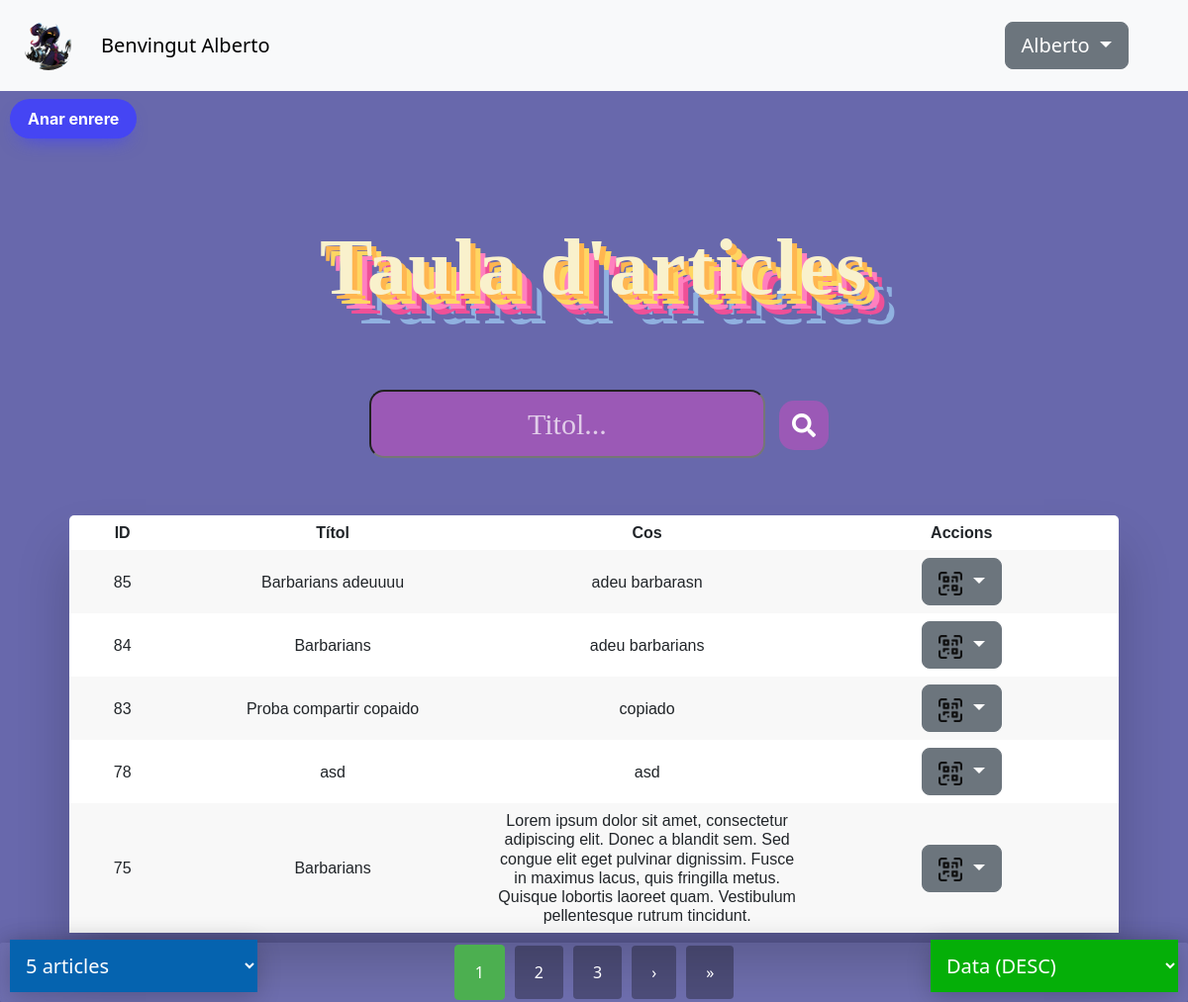
Page /Controlador/mostrar_usuari.php (signed in) on the committed database.
### tables this page shows
CREATE TABLE `usuaris` (
  `id` int(11) NOT NULL,
  `usuari` varchar(255) DEFAULT NULL,
  `contrasenya` varchar(255) DEFAULT NULL,
  `correo` varchar(100) DEFAULT NULL,
  `token_recuperacion` varchar(32) DEFAULT NULL,
  `token_expiracio_restablir` datetime DEFAULT NULL,
  `token_remember` varchar(64) DEFAULT NULL,
  `token_remember_expiracio` datetime DEFAULT NULL,
  `imatge` varchar(255) DEFAULT NULL,
  `rol` enum('admin','user') DEFAULT 'user',
  `aut_social` enum('si','no') DEFAULT 'no'
);

CREATE TABLE `articles` (
  `ID` int(11) NOT NULL,
  `titol` text NOT NULL,
  `cos` text NOT NULL,
  `usuari_id` int(11) DEFAULT NULL,
  `imagen_url` varchar(255) DEFAULT NULL,
  `data` datetime DEFAULT current_timestamp()
);

### Model/UsuariModel.php (called while the page is built, shortened)
<?php
function obtenirUsuariPerNom($usuari) {
    $connexio = connectarBD();
    $sql = "SELECT * FROM usuaris WHERE usuari = :usuari";
    $stmt = $connexio->prepare($sql);
    $stmt->execute(['usuari' => $usuari]);
    return $stmt->fetch();
}
?>

### Model/ArticlesModel.php (called while the page is built, shortened)
<?php
function obtenirTotalArticlesUsuariCercar($usuari_id, $terme, $connexio) {
    $sql = "SELECT COUNT(*)
            FROM articles
            WHERE usuari_id = :usuari_id
              AND (titol LIKE :terme)";
    $stmt = $connexio->prepare($sql);
    $stmt->bindValue(':usuari_id', $usuari_id, PDO::PARAM_INT);
    $stmt->bindValue(':terme', '%' . $terme . '%', PDO::PARAM_STR);
    $stmt->execute();
    return $stmt->fetchColumn();
}
function obtenirArticlesPaginatsCercar($usuari_id, $offset, $articles_per_pagina, $terme, $connexio) {
    $sql = "SELECT *
            FROM articles
            WHERE usuari_id = :usuari_id
              AND (titol LIKE :terme)
            LIMIT :offset, :articles_per_pagina";
    $stmt = $connexio->prepare($sql);
    $stmt->bindValue(':usuari_id', $usuari_id, PDO::PARAM_INT);
    $stmt->bindValue(':terme', '%' . $terme . '%', PDO::PARAM_STR);
    $stmt->bindValue(':offset', $offset, PDO::PARAM_INT);
    $stmt->bindValue(':articles_per_pagina', $articles_per_pagina, PDO::PARAM_INT);
    $stmt->execute();
    return $stmt->fetchAll(PDO::FETCH_ASSOC);
}
?>

### Controlador/mostrar_usuari.php (the view, shortened to what this page needs)
<?php
include "../Vistes/navbar_view.php";
require_once "../Model/ArticlesModel.php";
$connexio = connectarBD();
$usuari_id = $_SESSION['user_id'];
$articles_per_pagina = isset($_GET['articles_per_pagina']) ? (int)$_GET['articles_per_pagina'] : 5;
$pagina_actual = isset($_GET['pagina']) && is_numeric($_GET['pagina']) ? (int)$_GET['pagina'] : 1;
$terme_cerca = isset($_GET['terme']) ? trim($_GET['terme']) : '';
$orden = isset($_GET['orden']) ? $_GET['orden'] : 'data_desc';
$total_articles = obtenirTotalArticlesUsuariCercar($usuari_id, $terme_cerca, $connexio);
$total_pagines = ceil($total_articles / $articles_per_pagina);
$offset = ($pagina_actual - 1) * $articles_per_pagina;
$resultats = obtenirArticlesPaginatsCercar($usuari_id, $offset, $articles_per_pagina, $terme_cerca, $connexio);
if ($orden === 'titol_asc') {
    usort($resultats, fn($a, $b) => strcmp($a['titol'], $b['titol']));
} elseif ($orden === 'titol_desc') {
    usort($resultats, fn($a, $b) => strcmp($b['titol'], $a['titol']));
} elseif ($orden === 'data_asc') {
    usort($resultats, fn($a, $b) => strcmp($a['data'], $b['data']));
} else {
    usort($resultats, fn($a, $b) => strcmp($b['data'], $a['data']));
}
function mostrarTaula($resultats) {
    echo "<div class='table-wrapper'>";
    echo "<table class='fl-table'>
    <tr>
    <th>ID</th>
    <th>Títol</th>
    <th>Cos</th>
    <th>Accions</th>
    </tr>";
    foreach($resultats as $res) {
        echo "<tr>";
        echo "<td>" . htmlspecialchars($res['ID']) . "</td>";
        echo "<td>" . htmlspecialchars($res['titol']) . "</td>";
        echo "<td>" . htmlspecialchars($res['cos']) . "</td>";
        echo "<td>
        <button class='btn btn-secondary btn-lg dropdown-toggle mx-5 dropup' type='button' data-bs-toggle='dropdown' aria-expanded='false'>
            <img src='../Imatges/qr_icon.png' alt='QR' style='width:24px; height:24px;'>
        </button>
        <ul class='dropdown-menu'>
            <li><a class='dropdown-item' href='../Controlador/controladorAjax.php?action=compartir_article&article_id=" . $res['ID'] . "'>Compartir article</a></li>
            <li><a class='dropdown-item' href='../qr-code/qr_generar.php?id=" . urlencode($res['ID']) . "'>Descarregar QR</a></li>
        </ul>
    </td>";
        echo "</tr>";
    }
    echo "</table>";
    echo "</div>";
}
function mostrarPaginacio($pagina_actual, $total_pagines, $articles_per_pagina, $orden, $terme_cerca) {
    echo "<div class='pagination'>";
    $encoded_term = urlencode($terme_cerca);
    for ($i = 1; $i <= $total_pagines; $i++) {
        $class = $i === $pagina_actual ? "class='active'" : "";
        echo "<a $class href='?pagina=$i&articles_per_pagina=$articles_per_pagina&orden=$orden&terme=$encoded_term'>$i</a>";
    }
    if ($pagina_actual < $total_pagines) {
        echo "<a href='?pagina=" . ($pagina_actual + 1) . "&articles_per_pagina=$articles_per_pagina&orden=$orden&terme=$encoded_term'>&rsaquo;</a>";
        echo "<a href='?pagina=$total_pagines&articles_per_pagina=$articles_per_pagina&orden=$orden&terme=$encoded_term'>&raquo;</a>";
    }
    echo "</div>";
}
?>
<!DOCTYPE html>
<html lang="ca">
<head>
    <link href="https://cdnjs.cloudflare.com/ajax/libs/font-awesome/5.15.4/css/all.min.css" rel="stylesheet">
    <link rel="stylesheet" type="text/css" href="../CSS/estils.css">
</head>
<body>
    <p class="titol">Taula d'articles</p><br><br>
            <div class="search-container">
                <form method="GET" action="" class="search-box">
                    <input type="text" class="boton-search" name="terme" placeholder="Titol..." value="<?php echo htmlspecialchars($terme_cerca); ?>">
                    <button type="submit" class="boton-lupa"><i class="fas fa-search"></i></button>
                </form>
            </div>
    <br><br>
    <div class="articulos">
        <h2>
            <?php mostrarTaula($resultats); ?>
        </h2>
    </div>
    <?php mostrarPaginacio($pagina_actual, $total_pagines, $articles_per_pagina, $orden, $terme_cerca); ?>
    <div class="box">
        <select id="articles" onchange="location = this.value;">
            <option value="?pagina=1&articles_per_pagina=5&orden=<?php echo $orden; ?>&terme=<?php echo urlencode($terme_cerca); ?>" <?php echo ($articles_per_pagina == 5) ? 'selected' : ''; ?>>5 articles</option>
        </select>
    </div>
    <div class="box_ord">
        <select id="articles" onchange="location = this.value;">
            <option value="?pagina=1&articles_per_pagina=<?php echo $articles_per_pagina; ?>&orden=data_desc&terme=<?php echo urlencode($terme_cerca); ?>" <?php echo ($orden === 'data_desc') ? 'selected' : ''; ?>>Data (DESC)</option>
        </select>
    </div>
    <div>
            <a href="../Vistes/index_usuari.php">
                <button type="button" class="tornar" role="button">Anar enrere</button>
            </a>
        </div>
</body>
</html>

### Vistes/navbar_view.php (shortened to what this page needs)
<?php
require_once '../Model/UsuariModel.php';
?>
<!DOCTYPE html>
<html lang="ca">
<head>
    <link href="https://cdn.jsdelivr.net/npm/bootstrap@5.3.3/dist/css/bootstrap.min.css" rel="stylesheet">
</head>
<body>
<nav class="navbar fixed-top navbar-expand-lg bg-body-tertiary">
  <div class="container-fluid">
    <nav class="navbar bg-body-tertiary">
  <div class="container">
    <a class="navbar-brand">
      <?php
      $usuari = $_SESSION['usuari'];
      $dadesUsuari = obtenirUsuariPerNom($usuari);
      $imatgePerfil = $dadesUsuari['imatge'] ?? '../Imatges/def_user.jpeg';
      ?>
      <img src="<?= htmlspecialchars($imatgePerfil) ?>" alt="Avatar" class="rounded-circle" width="50" height="50">
    </a>
  </div>
  </nav>
    <a class="navbar-brand">Benvingut <?php echo htmlspecialchars($usuari); ?></a>
    <div class="collapse navbar-collapse" id="navbarTogglerDemo02">
      <form action="<?php echo htmlspecialchars($_SERVER['PHP_SELF']); ?>" method="POST" class="d-flex ms-auto" role="search">
      <div class="btn-group">
    <button class="btn btn-secondary btn-lg dropdown-toggle mx-5" type="button" data-bs-toggle="dropdown" aria-expanded="false">
    <?php echo htmlspecialchars($usuari); ?>
    </button>
  </div>
</form>
    </div>
  </div>
</nav>
</body>
</html>

### CSS/estils.css (style rules this page uses)
body { padding-top: 60px; background-color: #6868AC; text-align: center; }
h2 { text-align: center; font-family: Arial, Helvetica, sans-serif; }
p { color: rgb(17, 255, 0); }
.table-wrapper { margin: 10px 70px 70px; box-shadow: 0px 35px 50px rgba(0, 0, 0, 0.2); }
.fl-table { border-radius: 5px; font-size: 16px; font-weight: normal; border: none; border-collapse: collapse; width: 100%; max-width: 100%; white-space: nowrap; background-color: rgb(255, 255, 255); }
table { display: table; border-collapse: separate; box-sizing: border-box; text-indent: initial; unicode-bidi: isolate; border-spacing: 2px; border-color: gray; }
.fl-table td, .fl-table th { text-align: center; padding: 8px; word-wrap: break-word; white-space: normal; max-width: 100px; overflow-wrap: break-word; }
.fl-table tr:nth-child(even) { background: #F8F8F8; }
.tornar { position: fixed; top: 100px; left: 10px; background: #4545f3; border-radius: 999px; box-shadow: #4545f3 0 10px 20px -10px; box-sizing: border-box; color: #FFFFFF; cursor: pointer; font-family: Inter, Helvetica, "Apple Color Emoji", "Segoe UI Emoji", NotoColorEmoji, "Noto Color Emoji", "Segoe UI Symbol", "Android Emoji", EmojiSymbols, -apple-system, system-ui, "Segoe UI", Roboto, "Helvetica Neue", "Noto Sans", sans-serif; font-size: 16px; font-weight: 700; line-height: 24px; opacity: 1; outline: 0 solid transparent; padding: 8px 18px; user-select: none; -webkit-user-select: none; touch-action: manipulation; width: fit-content; word-break: break-word; border: 0; }
.titol { font-family: 'Calligraffitti', cursive; font-weight: 700; font-size: 5rem; display: flex; text-shadow: -15px 5px 20px #ced0d3; letter-spacing: 0.02em; text-align: center; flex-direction: column; align-items: center; justify-content: center; color: #F9f1cc; text-shadow: 5px 5px 0px #FFB650, 10px 10px 0px #FFD662, 15px 15px 0px #FF80BF, 20px 20px 0px #EF5097, 25px 25px 0px #6868AC, 30px 30px 0px #90B1E0; margin-top: 150px; }
.boton-search { background-color: #9b59b6; color: white; padding: 10px 5px; border-radius: 15px; text-align: center; cursor: text; display: inline-block; margin-left: 10px; position: relative; overflow: hidden; font-family: 'Rocher'; font-size: 30px; width: 400px; }
.boton-search::placeholder { color: white; opacity: 0.7; }
.boton-lupa { width: 50px; height: 50px; background-color: #9b59b6; color: white; border: none; border-radius: 15px; display: inline-flex; justify-content: center; align-items: center; font-size: 24px; cursor: pointer; margin-left: 10px; transition: background-color 0.3s ease-in-out; }
.articulos { margin: 0; padding: 0; font-family: sans-serif; }
.pagination { position: fixed; bottom: 0; left: 0; right: 0; height: 60px; background: rgba(255, 255, 255, 0.05); box-shadow: 5px 5px 30px rgba(0, 0, 0, 0.3); display: flex; align-items: center; justify-content: center; backdrop-filter: blur(3px); border-radius: 2px; z-index: 1000; }
.pagination a { padding: 15px 20px; text-decoration: none; color: #fff; font-weight: 500; transition: background-color 0.3s; border-radius: 4px; margin: 0 5px; background: rgba(0, 0, 0, 0.3); }
.pagination a:hover, .pagination a.active { background: rgba(255, 255, 255, 0.2); }
.pagination a.active { background-color: #4CAF50; color: white; border: 1px solid #4CAF50; }
.box { position: fixed; bottom: 0%; left: 0px; padding: 10px; border-radius: 5px; z-index: 1000; }
.box select { background-color: #0563af; color: white; padding: 12px; width: 250px; border: none; font-size: 20px; box-shadow: 0 5px 25px rgba(0, 0, 0, 0.2); -webkit-appearance: button; appearance: button; outline: none; }
.box select option { padding: 30px; }
.box_ord { position: fixed; bottom: 0%; right: 0px; padding: 10px; border-radius: 5px; z-index: 1000; }
.box_ord select { background-color: #05af08; color: white; padding: 12px; width: 250px; border: none; font-size: 20px; box-shadow: 0 5px 25px rgba(0, 0, 0, 0.2); -webkit-appearance: button; appearance: button; outline: none; }
.box_ord select option { padding: 30px; }

### rows in the picture
usuaris: imatge (picture)
articles: ID "85", titol "Barbarians adeuuuu", cos "adeu barbarasn"
articles: ID "84", titol "Barbarians", cos "adeu barbarians"
articles: ID "83", titol "Proba compartir copaido", cos "copiado"
articles: ID "78", titol "asd", cos "asd"
articles: ID "75", titol "Barbarians", cos "Lorem ipsum dolor sit amet, consectetur adipiscing elit. Donec a blandit sem. Sed congue elit eget pulvinar dignissim. Fusce in maximus lacus, quis fringilla metus. Quisque lobortis laoreet quam. Vestibulum pellentesque rutrum tincidunt."

### other values in the picture
$usuari "Alberto"
